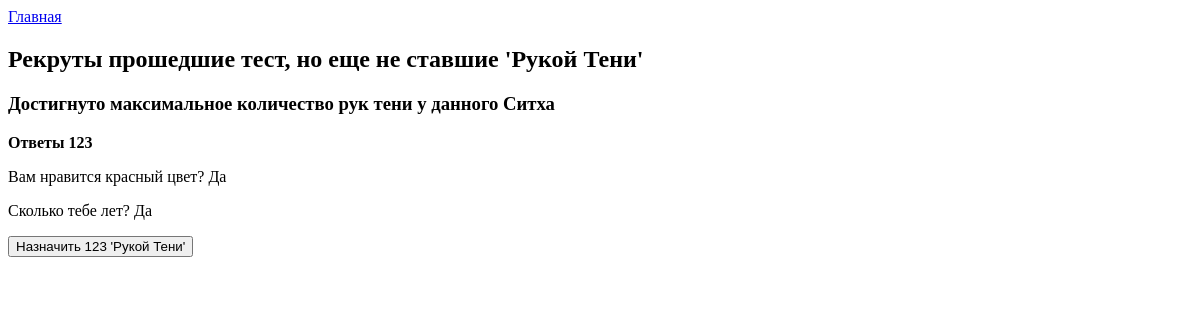
Page /sith/1 on the earlier database version.
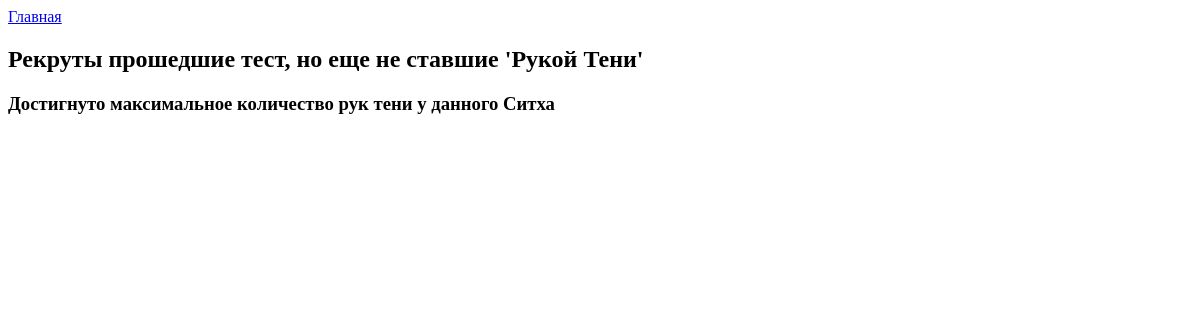
Same page on the later database version.
### orden/models.py (models this page shows, shortened)
class Recruit(models.Model):
    name = models.CharField(max_length = 50, verbose_name = 'Имя')
    planet = models.ForeignKey('Planet', on_delete = models.PROTECT, verbose_name = 'Планета')
    age = models.PositiveSmallIntegerField(verbose_name = 'Возраст')
    email = models.EmailField(verbose_name = 'Email')
    is_passed = models.BooleanField(default = False, verbose_name = 'Сдал тест?')
    is_h_s = models.BooleanField(default = False, verbose_name = 'Получил звание руки смерти?')
    objects = RecruitManager()
    def __str__(self):
        return self.name
    class Meta:
        verbose_name = 'Рекрут'
        verbose_name_plural = 'Рекруты'

class Answer(models.Model):
    question = models.ForeignKey('Question', on_delete = models.CASCADE, verbose_name = 'Вопрос')
    recruit = models.ForeignKey('Recruit', on_delete = models.CASCADE, verbose_name = 'Рекрут')
    options = (
        ('y', 'Да'),
        ('n', 'Нет')
    )
    answer = models.CharField(max_length = 1, choices = options, default='y', verbose_name = 'Ответ')
    objects = AnswerManager()
    class Meta:
        verbose_name = 'Ответ'
        verbose_name_plural = 'Ответы'

class Question(models.Model):
    text = models.CharField(max_length = 100, verbose_name = 'Текст вопроса')
    code = models.ForeignKey('Test_h_s', on_delete = models.PROTECT, verbose_name = 'Код ордена')
    objects = QuestionManager()
    def __str__(self):
        if len(self.text) > 37:
            return self.text[:37] + '...'
        return self.text
    class Meta:
        verbose_name = 'Вопрос'
        verbose_name_plural = 'Вопросы'

### orden/views.py (the view, shortened to what this page needs)
# urls.py: path('sith/<int:sith_id>', recruits_list_view, name='recruits_list_view'),
def recruits_list_view(request, sith_id):
    recruits = Recruit.objects.get_passed_not_h_s()
    groops_answers = []
    forms = []
    for recruit in recruits:
        groops_answers.append(Answer.objects.filter(recruit=recruit))
        rfu = RecruitFormUpdate(initial = {'id' : recruit.pk})
        forms.append(rfu)
    current_sith = Sith.objects.get(pk=sith_id)
    recruits_answers_forms = zip(recruits, groops_answers, forms)
    context = {'recruits_answers_forms': recruits_answers_forms, 'current_sith' : current_sith}
    return render(request, 'orden/recruits.html', context)

### orden/models.py (called while the page is built)
    def get_passed_not_h_s(self):
        return Recruit.objects.filter(is_passed=True).filter(is_h_s=False)

    def max(self):
        return self.count_h_s == self.MAX_H_S

### orden/templates/orden/recruits.html (shortened to what this page needs)
{% extends "layout/base.html" %}
{% block content %}
    <h2>Рекруты прошедшие тест, но еще не ставшие 'Рукой Тени'</h2>
    {% if current_sith.max %}
        <h3>Достигнуто максимальное количество рук тени у данного Ситха</h3>
    {% endif %}
    {% for recruit_answers_form in recruits_answers_forms %}
        <div>
            <p><b>Ответы {{ recruit_answers_form|first }}</b></p>
            {% for answer in recruit_answers_form|slice:'1:2'|first %}
                <p>{{ answer.question }} {% if answer.answer == 'y' %} Да {% else %} Нет {% endif %}</p>
            {% endfor %}
            <form method="post">
                <input type="submit" value="Назначить {{ recruit_answers_form|first }} 'Рукой Тени'">
            </form>
            <br>
        </div>
    {% endfor %}
{% endblock %}

Differences in the rows shown:
no longer on this page (row edited): Recruit: name "123", name "Назначить 123 'Рукой Тени'"
no longer on this page (row unchanged): Answer: question "Вам нравится красный цвет?", answer "Да"
no longer on this page (row unchanged): Answer: question "Сколько тебе лет?", answer "Да"
